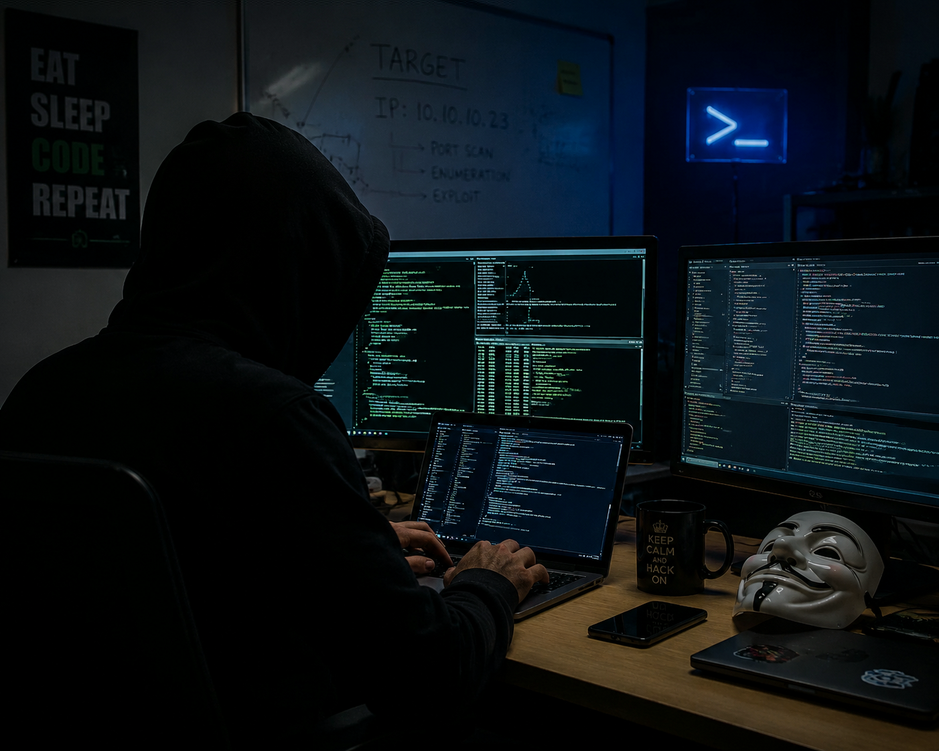
#> input picture Part 2 Activites/Evidence/B30/watermarked.png, 939 x 751 px, shrunk from 1402 x 1122 before the run
$ python 'detect_watermark(1).py'
#> lines starting #> are read from the running program, lines starting #| are printed output that depends on the picture
"""
B30 - Stage 3: Detect and extract the DCT watermark from an image
How it works:
  1. Load the image and extract the Y channel
  2. Divide into 8x8 blocks and apply DCT
  3. Read the sign of the mid-frequency coefficient in each block
  4. Reconstruct bits -> characters -> message
  5. Compare to original watermark and report confidence score
"""

import numpy as np
from PIL import Image
from scipy.fftpack import dct
import sys

WATERMARK_TEXT = "CITS2006_B30"
BLOCK_SIZE     = 8

def text_to_bits(text):
    bits = []
    for char in text:
        ascii_val = ord(char)
        for i in range(7, -1, -1):
            bits.append((ascii_val >> i) & 1)
    return bits

def bits_to_text(bits):
    chars = []
    for i in range(0, len(bits) - 7, 8):
        byte = bits[i:i+8]
        ascii_val = sum(b << (7 - j) for j, b in enumerate(byte))
        if 32 <= ascii_val <= 126:   # printable ASCII only
            chars.append(chr(ascii_val))
        else:
            chars.append('?')
    return ''.join(chars)

def apply_dct_2d(block):
    return dct(dct(block.T, norm='ortho').T, norm='ortho')

def detect_watermark(image_path):
#> called with image_path = 'watermarked.png'
    img = Image.open(image_path).convert('YCbCr')
#> img: PIL image 939x751 YCbCr; mean of channels 0, 1, 2 15.6, 130.4, 124.5
    y_channel = np.array(img)[:, :, 0].astype(np.float64)
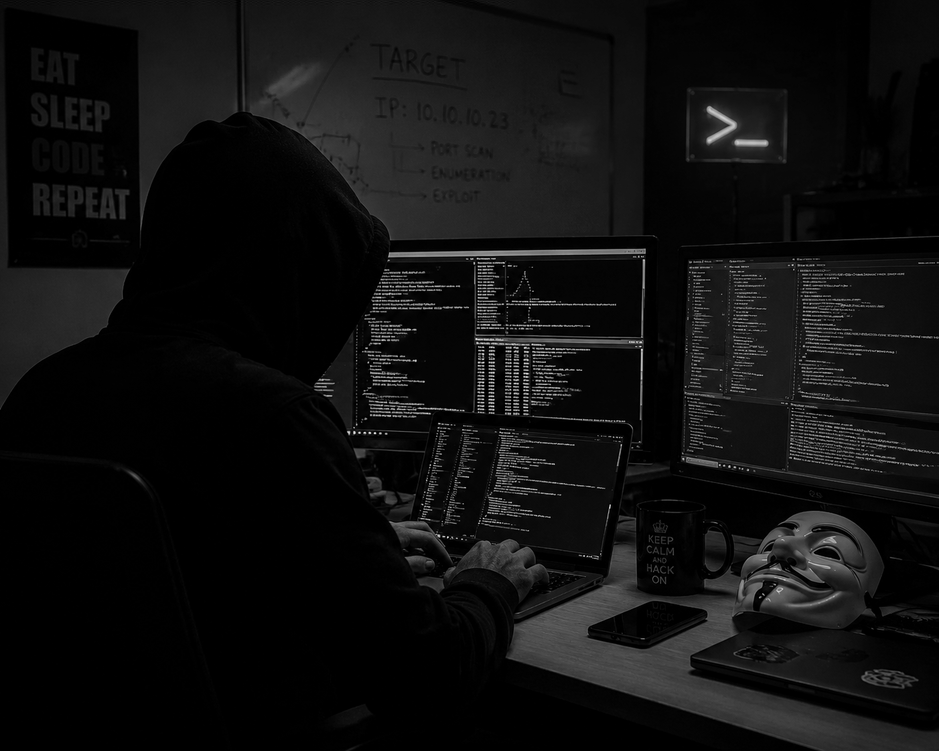
#> y_channel: shape (751, 939) float64; min 0, max 241, mean 15.6
    height, width = y_channel.shape
#> height = 751; width = 939

    original_bits = text_to_bits(WATERMARK_TEXT)
    num_bits_needed = len(original_bits)

    extracted_bits = []

    for row in range(0, height - BLOCK_SIZE + 1, BLOCK_SIZE):
        for col in range(0, width - BLOCK_SIZE + 1, BLOCK_SIZE):
            if len(extracted_bits) >= num_bits_needed:
                break
            block = y_channel[row:row+BLOCK_SIZE, col:col+BLOCK_SIZE]
            dct_block = apply_dct_2d(block)
            # Read the sign of position (4,1) — positive = 1, negative = 0
            extracted_bits.append(1 if dct_block[4][1] > 0 else 0)
#> after the loop, extracted_bits = 96 values, max 1 at index 0, min 0 at index 1, mean 0.583

    # Calculate how many bits match
    matches = sum(e == o for e, o in zip(extracted_bits, original_bits))
#> matches = 54
    confidence = (matches / num_bits_needed) * 100
#> confidence = 56.25
    extracted_text = bits_to_text(extracted_bits)
#> the loop in bits_to_text, `for i in range(0, len(bits) - 7, 8):` made 12 passes
#> (i, byte, ascii_val) on passes 2 to 12: (8, [0, 1, 0, 0, 1, 1, 0, 0], 76), (16, [1, 1, 0, 1, 0, 1, 1, 0], 214), (24, [1, 0, 1, 1, 0, 0, 1, 0], 178), (32, [0, 0, 0, 0, 0, 1, 1, 0], 6), (40, [1, 1, 1, 1, 1, 1, 1, 1], 255), (48, [1, 1, 1, 1, 0, 0, 1, 0], 242), (56, [1, 0, 1, 1, 0, 0, 1, 0], 178), (64, [0, 1, 0, 1, 1, 0, 1, 1], 91), (72, [1, 1, 0, 1, 1, 1, 1, 0], 222), (80, [1, 0, 1, 0, 0, 1, 0, 1], 165), (88, [0, 1, 0, 1, 1, 1, 0, 0], 92)
#> (byte, ascii_val) on pass 1: ([1, 0, 1, 1, 1, 1, 0, 1], 189)
#> after the loop in bits_to_text, `for i in range(0, len(bits) - 7, 8):`: chars = ['?', 'L', '?', '?', '?', '?', '?', '?', '[', '?', '?', '\\']
#> extracted_text = '?L??????[??\\'

    print(f"\n{'='*50}")
    print(f"WATERMARK DETECTION REPORT")
    print(f"{'='*50}")
    print(f"Image analysed:    {image_path}")
    print(f"Expected message:  '{WATERMARK_TEXT}'")
    print(f"Extracted message: '{extracted_text}'")
#| Extracted message: '?L??????[??\'
    print(f"Bits matched:      {matches}/{num_bits_needed}")
#| Bits matched:      54/96
    print(f"Confidence score:  {confidence:.1f}%")
#| Confidence score:  56.2%
    print(f"{'='*50}")

    if confidence >= 90:
        print("RESULT: Watermark SURVIVED ✓")
    elif confidence >= 70:
        print("RESULT: Watermark PARTIALLY survived (~)")
    else:
        print("RESULT: Watermark DESTROYED ✗")
    print(f"{'='*50}\n")

    return confidence

if __name__ == "__main__":
    image_path = sys.argv[1] if len(sys.argv) > 1 else "watermarked.png"
    detect_watermark(image_path)
